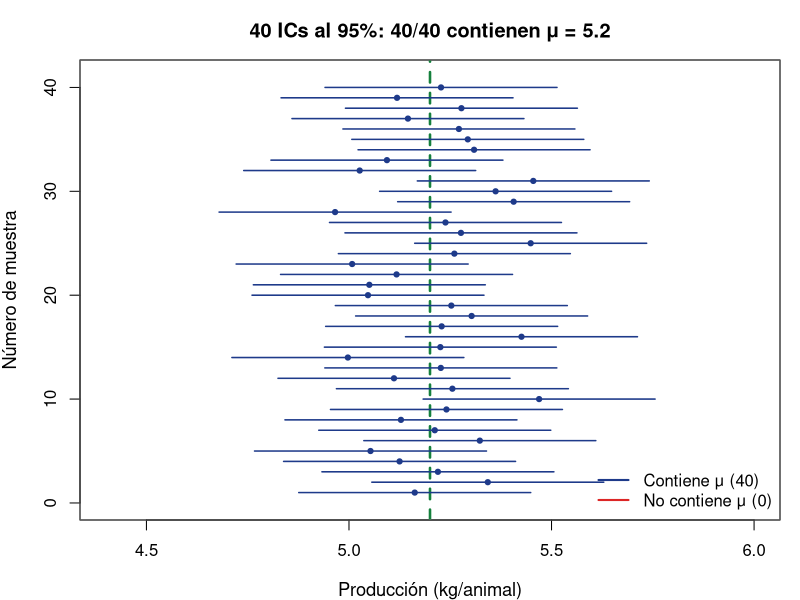

Source code (R):
## ---- chunk 1
#| echo: false
#| fig-width: 10
#| fig-height: 4.2
#| fig-align: center
set.seed(123)
mu <- 5.2; sigma <- 0.8; n <- 30; m <- 40
ics <- replicate(m, {
  x <- rnorm(n, mu, sigma)
  mean(x) + c(-1, 1) * 1.96 * sigma / sqrt(n)
})
cubre <- ics[1,] <= mu & mu <= ics[2,]
par(mar = c(4, 4, 3, 1), family = "sans")
plot(0, 0, type = "n", xlim = c(4.4, 6.0), ylim = c(0, m+1),
     xlab = "Producción (kg/animal)", ylab = "Número de muestra",
     main = paste0("40 ICs al 95%: ", sum(cubre), "/40 contienen μ = 5.2"),
     cex.main = 1.2, cex.lab = 1.1)
abline(v = mu, col = "#15803d", lwd = 2.5, lty = 2)
col_ic <- ifelse(cubre, "#1e3a8a", "#dc2626")
for (i in 1:m) {
  lines(ics[, i], c(i, i), col = col_ic[i], lwd = 1.5)
  points(mean(ics[, i]), i, pch = 19, cex = 0.7, col = col_ic[i])
}
legend("bottomright",
       legend = c(paste0("Contiene μ (", sum(cubre), ")"),
                  paste0("No contiene μ (", sum(!cubre), ")")),
       col = c("#1e3a8a", "#dc2626"), lwd = 2, bty = "n", cex = 1)
box(col = "gray40")
